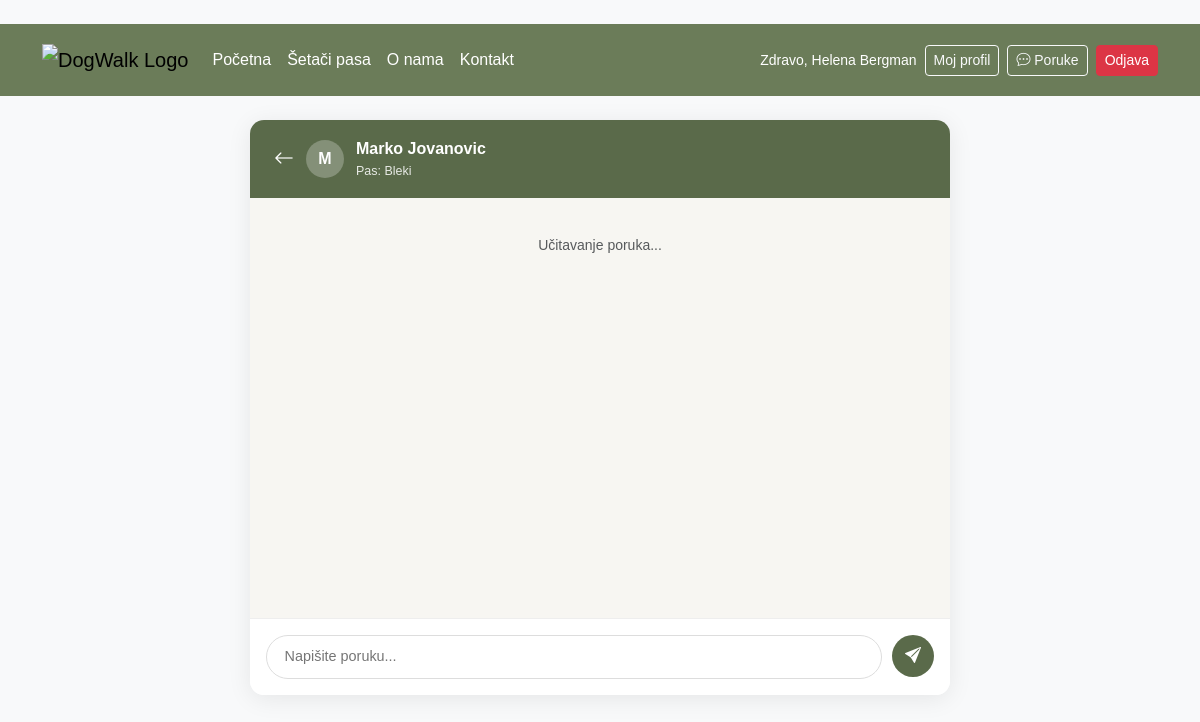
Page /chat.php?request_id=3 (signed in) on the committed database.
### tables this page shows
CREATE TABLE `walk_requests` (
  `id` int(10) UNSIGNED NOT NULL,
  `owner_id` int(10) UNSIGNED DEFAULT NULL,
  `walker_id` int(10) UNSIGNED DEFAULT NULL,
  `dog_name` varchar(100) NOT NULL,
  `dog_breed` varchar(100) NOT NULL,
  `dog_gender` enum('male','female') NOT NULL,
  `dog_age` tinyint(3) UNSIGNED NOT NULL,
  `description` text DEFAULT NULL,
  `scheduled_at` datetime DEFAULT NULL,
  `status` enum('pending','accepted','completed','cancelled') NOT NULL DEFAULT 'pending',
  `rating_code` varchar(64) DEFAULT NULL,
  `rating_code_used` tinyint(1) NOT NULL DEFAULT 0,
  `created_at` datetime NOT NULL DEFAULT current_timestamp(),
  `updated_at` datetime NOT NULL DEFAULT current_timestamp() ON UPDATE current_timestamp()
);

CREATE TABLE `users` (
  `id` int(10) UNSIGNED NOT NULL,
  `first_name` varchar(100) NOT NULL,
  `last_name` varchar(100) NOT NULL,
  `email` varchar(255) NOT NULL,
  `password_hash` varchar(255) NOT NULL,
  `phone` varchar(30) DEFAULT NULL,
  `address` varchar(255) DEFAULT NULL,
  `role` enum('owner','walker','admin') NOT NULL DEFAULT 'owner',
  `is_active` tinyint(1) NOT NULL DEFAULT 0,
  `is_approved` tinyint(1) NOT NULL DEFAULT 0,
  `is_banned` tinyint(1) NOT NULL DEFAULT 0,
  `activation_token` varchar(255) DEFAULT NULL,
  `reset_token` varchar(255) DEFAULT NULL,
  `reset_token_expires` datetime DEFAULT NULL,
  `created_at` datetime NOT NULL DEFAULT current_timestamp(),
  `updated_at` datetime NOT NULL DEFAULT current_timestamp() ON UPDATE current_timestamp()
);

### chat.php (the view, shortened to what this page needs)
<?php
$pdo        = getDB();
$userId     = $_SESSION['user_id'];
$requestId  = (int) ($_GET['request_id'] ?? 0);
$stmt = $pdo->prepare("
    SELECT wr.*,
           o.first_name AS owner_first, o.last_name AS owner_last,
           w.first_name AS walker_first, w.last_name AS walker_last
    FROM walk_requests wr
    JOIN users o ON o.id = wr.owner_id
    LEFT JOIN users w ON w.id = wr.walker_id
    WHERE wr.id = ? AND (wr.owner_id = ? OR wr.walker_id = ?)
");
$stmt->execute([$requestId, $userId, $userId]);
$request = $stmt->fetch();
if ($_SESSION['user_role'] === 'owner') {
    $otherName = $request['walker_first'] . ' ' . $request['walker_last'];
} else {
    $otherId   = $request['owner_id'];
    $otherName = $request['owner_first'] . ' ' . $request['owner_last'];
}
?>
<!DOCTYPE html>
<html lang="sr">
<head>
    <link href="https://cdn.jsdelivr.net/npm/bootstrap@5.3.0/dist/css/bootstrap.min.css" rel="stylesheet">
    <link href="https://cdn.jsdelivr.net/npm/bootstrap-icons@1.11.0/font/bootstrap-icons.css" rel="stylesheet">
    <link rel="stylesheet" href="style.css">
</head>
<body class="bg-light py-4">
<?php include 'navbar.php'; ?>
<div class="chat-wrap mt-4">
    <div class="chat-header">
        <a href="messages.php"><i class="bi bi-arrow-left fs-5"></i></a>
        <div class="conv-avatar" style="width:38px;height:38px;border-radius:50%;background:rgba(255,255,255,.25);display:flex;align-items:center;justify-content:center;font-weight:700;">
            <?= strtoupper(substr($otherName, 0, 1)) ?>
        </div>
        <div>
            <div style="font-weight:700;"><?= htmlspecialchars($otherName) ?></div>
            <div style="font-size:.78rem;opacity:.85;">Pas: <?= htmlspecialchars($request['dog_name']) ?></div>
        </div>
    </div>
    <div class="chat-box" id="chatBox" data-request-id="<?= $requestId ?>" data-user-id="<?= $userId ?>">
        <div class="text-center text-muted small py-3">Učitavanje poruka...</div>
    </div>
    <form class="chat-form" id="chatForm">
        <input type="text" id="messageInput" placeholder="Napišite poruku..." autocomplete="off" required maxlength="1000">
        <button type="submit"><i class="bi bi-send-fill"></i></button>
    </form>
</div>
</body>
</html>

### Projekat_WalkDog/style.css (style rules this page uses)
:root { --color-primary: #2d6a4f; --color-primary-light: #52b788; --color-primary-dark: #1b4332; --color-accent: #f4a261; --color-bg: #f8f9f4; --color-card-bg: #ffffff; --color-text: #1b1b1b; --color-text-muted: #6c757d; --color-border: #e8ede5; --color-star-filled: #f4a261; --color-star-empty: #d0d0d0; --color-olive: #6b7c59; --color-olive-dark: #5a6a4a; --color-olive-light: #a8b59a; --font-display: 'Playfair Display', Georgia, serif; --font-body: 'DM Sans', sans-serif; --radius-card: 16px; --shadow-card: 0 2px 16px rgba(45, 106, 79, 0.08); --shadow-card-hover: 0 8px 32px rgba(45, 106, 79, 0.16); --transition-smooth: all 0.3s cubic-bezier(0.25, 0.8, 0.25, 1); }
*, *::before, *::after { box-sizing: border-box; }
html { scroll-behavior: smooth; }
body { margin: 0; font-family: var(--font-body); background-color: var(--color-bg); color: var(--color-text); line-height: 1.6; }
a { text-decoration: none; }

### chat.php (style rules this page uses)
.chat-wrap { max-width: 700px; margin: 0 auto; background: #fff; border-radius: 14px; overflow: hidden; box-shadow: 0 4px 24px rgba(0,0,0,0.08); }
.chat-header { background: #5a6a4a; color: #fff; padding: 1rem 1.5rem; display: flex; align-items: center; gap: .75rem; }
.chat-header a { color: #fff; }
.chat-box { height: 420px; overflow-y: auto; padding: 1.25rem; background: #f7f6f2; display: flex; flex-direction: column; gap: .6rem; }
.chat-form { display: flex; gap: .6rem; padding: 1rem; border-top: 1px solid #eee; background: #fff; }
.chat-form input { flex: 1; border: 1.5px solid #ddd; border-radius: 24px; padding: .6rem 1.1rem; font-size: .9rem; outline: none; }
.chat-form button { background: #5a6a4a; color: #fff; border: none; border-radius: 50%; width: 42px; height: 42px; flex-shrink: 0; }

### rows in the picture
walk_requests: walker.last_name "M", walker.last_name "Marko Jovanovic", dog_name "Bleki"

### other values in the picture
$_SESSION['user_name'] "Helena Bergman"
